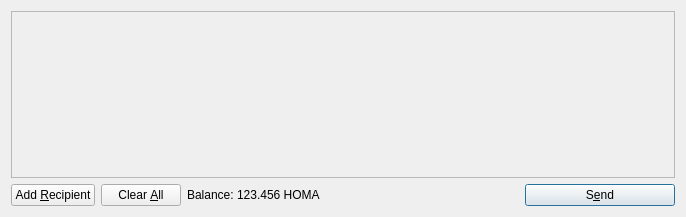
<?xml version="1.0" encoding="UTF-8"?>
<ui version="4.0">
 <class>SendCoinsDialog</class>
 <widget class="QDialog" name="SendCoinsDialog">
  <property name="geometry">
   <rect>
    <x>0</x>
    <y>0</y>
    <width>686</width>
    <height>217</height>
   </rect>
  </property>
  <property name="windowTitle">
   <string>Send Coins</string>
  </property>
  <layout class="QVBoxLayout" name="verticalLayout">
   <item>
    <widget class="QScrollArea" name="scrollArea">
     <property name="widgetResizable">
      <bool>true</bool>
     </property>
     <widget class="QWidget" name="scrollAreaWidgetContents">
      <property name="geometry">
       <rect>
        <x>0</x>
        <y>0</y>
        <width>666</width>
        <height>165</height>
       </rect>
      </property>
      <layout class="QVBoxLayout" name="verticalLayout_2">
       <property name="margin">
        <number>0</number>
       </property>
       <item>
        <layout class="QVBoxLayout" name="entries">
         <property name="spacing">
          <number>6</number>
         </property>
        </layout>
       </item>
       <item>
        <spacer name="verticalSpacer">
         <property name="orientation">
          <enum>Qt::Vertical</enum>
         </property>
         <property name="sizeHint" stdset="0">
          <size>
           <width>20</width>
           <height>40</height>
          </size>
         </property>
        </spacer>
       </item>
      </layout>
     </widget>
    </widget>
   </item>
   <item>
    <layout class="QHBoxLayout" name="horizontalLayout">
     <item>
      <widget class="QPushButton" name="addButton">
       <property name="toolTip">
        <string>Send to multiple recipients at once</string>
       </property>
       <property name="text">
        <string>Add &amp;Recipient</string>
       </property>
       <property name="icon">
        <iconset resource="../homacoin.qrc">
         <normaloff>:/icons/add</normaloff>:/icons/add</iconset>
       </property>
       <property name="autoDefault">
        <bool>false</bool>
       </property>
      </widget>
     </item>
     <item>
      <widget class="QPushButton" name="clearButton">
       <property name="sizePolicy">
        <sizepolicy hsizetype="Minimum" vsizetype="Fixed">
         <horstretch>0</horstretch>
         <verstretch>0</verstretch>
        </sizepolicy>
       </property>
       <property name="toolTip">
        <string>Remove all transaction fields</string>
       </property>
       <property name="text">
        <string>Clear &amp;All</string>
       </property>
       <property name="icon">
        <iconset resource="../homacoin.qrc">
         <normaloff>:/icons/remove</normaloff>:/icons/remove</iconset>
       </property>
       <property name="autoRepeatDelay">
        <number>300</number>
       </property>
       <property name="autoDefault">
        <bool>false</bool>
       </property>
      </widget>
     </item>
     <item>
      <layout class="QHBoxLayout" name="horizontalLayout_2">
       <property name="spacing">
        <number>3</number>
       </property>
       <item>
        <widget class="QLabel" name="label">
         <property name="text">
          <string>Balance:</string>
         </property>
        </widget>
       </item>
       <item>
        <widget class="QLabel" name="labelBalance">
         <property name="cursor">
          <cursorShape>IBeamCursor</cursorShape>
         </property>
         <property name="text">
          <string>123.456 HOMA</string>
         </property>
         <property name="textInteractionFlags">
          <set>Qt::LinksAccessibleByMouse|Qt::TextSelectableByKeyboard|Qt::TextSelectableByMouse</set>
         </property>
        </widget>
       </item>
      </layout>
     </item>
     <item>
      <spacer name="horizontalSpacer">
       <property name="orientation">
        <enum>Qt::Horizontal</enum>
       </property>
       <property name="sizeHint" stdset="0">
        <size>
         <width>40</width>
         <height>20</height>
        </size>
       </property>
      </spacer>
     </item>
     <item>
      <widget class="QPushButton" name="sendButton">
       <property name="minimumSize">
        <size>
         <width>150</width>
         <height>0</height>
        </size>
       </property>
       <property name="toolTip">
        <string>Confirm the send action</string>
       </property>
       <property name="text">
        <string>S&amp;end</string>
       </property>
       <property name="icon">
        <iconset resource="../homacoin.qrc">
         <normaloff>:/icons/send</normaloff>:/icons/send</iconset>
       </property>
       <property name="default">
        <bool>true</bool>
       </property>
      </widget>
     </item>
    </layout>
   </item>
  </layout>
 </widget>
 <resources>
  <include location="../homacoin.qrc"/>
 </resources>
 <connections/>
</ui>
